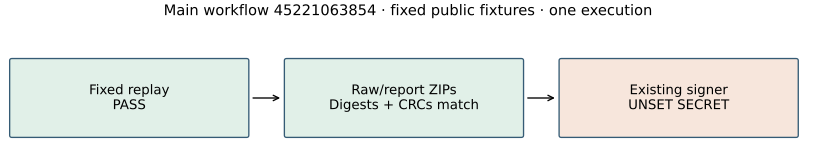

Source code (Python):
"""Render recorded workflow states only; no native or curve computation."""
from pathlib import Path
import matplotlib
matplotlib.use("Agg")
import matplotlib.pyplot as plt
from matplotlib.patches import FancyBboxPatch

root=Path(__file__).resolve().parent
plt.rcParams["svg.fonttype"]="none"
fig,ax=plt.subplots(figsize=(8.5,1.7),layout="constrained")
ax.set(xlim=(0,10),ylim=(0,2));ax.axis("off")
for x,label,color in [(0.1,"Fixed replay\nPASS", "#e1f0e8"),(3.5,"Raw/report ZIPs\nDigests + CRCs match", "#e1f0e8"),(6.9,"Existing signer\nUNSET SECRET", "#f7e6dc")]:
 ax.add_patch(FancyBboxPatch((x,0.35),2.9,1.1,boxstyle="round,pad=0.03",facecolor=color,edgecolor="#355b75"))
 ax.text(x+1.45,0.9,label,ha="center",va="center",fontsize=10)
for x in (3.05,6.45):ax.annotate("",xy=(x+0.4,0.9),xytext=(x,0.9),arrowprops={"arrowstyle":"->"})
ax.set_title("Main workflow 45221063854 · fixed public fixtures · one execution",fontsize=11)
fig.savefig(root/"signing.svg");fig.savefig(root/"signing.png",dpi=100)
